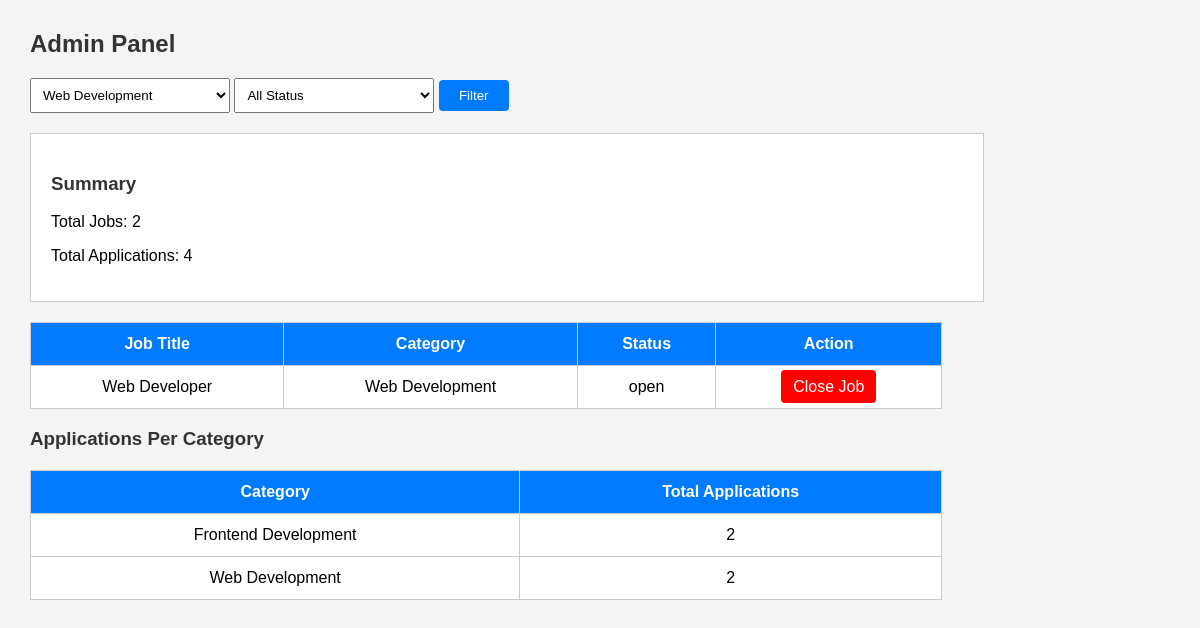
The app's page /views/adminPanel.php?category=Web Development with its own data.
### tables this page shows
CREATE TABLE `jobs` (
  `id` int(11) NOT NULL,
  `employer_id` int(11) DEFAULT NULL,
  `title` varchar(100) DEFAULT NULL,
  `category` varchar(100) DEFAULT NULL,
  `status` varchar(50) DEFAULT 'open'
);

### models/AdminPanelModel.php (called while the page is built, shortened)
<?php
require_once 'db.php';
function getAllJobsAdmin($category = '', $status = '')
{
    global $conn;
    if ($category !== '' && $status !== '') {
        $stmt = mysqli_prepare($conn, "SELECT * FROM jobs WHERE category = ? AND status = ?");
        mysqli_stmt_bind_param($stmt, "ss", $category, $status);
    } elseif ($category !== '') {
        $stmt = mysqli_prepare($conn, "SELECT * FROM jobs WHERE category = ?");
        mysqli_stmt_bind_param($stmt, "s", $category);
    } elseif ($status !== '') {
        $stmt = mysqli_prepare($conn, "SELECT * FROM jobs WHERE status = ?");
        mysqli_stmt_bind_param($stmt, "s", $status);
    } else {
        $stmt = mysqli_prepare($conn, "SELECT * FROM jobs");
    }
    mysqli_stmt_execute($stmt);
    $result = mysqli_stmt_get_result($stmt);
    return $result;
}
function getTotalJobs()
{
    global $conn;
    $stmt = mysqli_prepare($conn, "SELECT COUNT(*) as total FROM jobs");
    mysqli_stmt_execute($stmt);
    $result = mysqli_stmt_get_result($stmt);
    $row = mysqli_fetch_assoc($result);
    return $row['total'];
}
function getTotalApplications()
{
    global $conn;
    $stmt = mysqli_prepare($conn, "SELECT COUNT(*) as total FROM applications");
    mysqli_stmt_execute($stmt);
    $result = mysqli_stmt_get_result($stmt);
    $row = mysqli_fetch_assoc($result);
    return $row['total'];
}
function getApplicationsPerCategory()
{
    global $conn;
    $query = "SELECT jobs.category,
                     COUNT(applications.id) as total
              FROM jobs
              LEFT JOIN applications
              ON jobs.id = applications.job_id
              GROUP BY jobs.category";
    $stmt = mysqli_prepare($conn, $query);
    mysqli_stmt_execute($stmt);
    $result = mysqli_stmt_get_result($stmt);
    return $result;
}
?>

### views/adminPanel.php (the view, shortened to what this page needs)
<?php
require_once '../models/AdminPanelModel.php';
$categoryFilter = '';
$statusFilter = '';
if(isset($_GET['category']))
{
    $categoryFilter = $_GET['category'];
}
$jobs = getAllJobsAdmin($categoryFilter, $statusFilter);
$totalJobs = getTotalJobs();
$totalApplications = getTotalApplications();
$categoryData = getApplicationsPerCategory();
?>
<!DOCTYPE html>
<html>
<head>
</head>
<body>
    <h2>Admin Panel</h2>
    <div class="filter-box">
        <form method="GET">
            <select name="category">
                <option value="Web Development"
                    <?php if($categoryFilter == 'Web Development') echo 'selected'; ?>>
                    Web Development
                </option>
            </select>
            <select name="status">
                <option value=""
                    <?php if($statusFilter == '') echo 'selected'; ?>>
                    All Status
                </option>
            </select>
            <button type="submit" name="filter">
                Filter
            </button>
        </form>
    </div>
    <div class="summary-box">
        <h3>Summary</h3>
        <p>
            Total Jobs:
            <?php echo $totalJobs; ?>
        </p>
        <p>
            Total Applications:
            <?php echo $totalApplications; ?>
        </p>
    </div>
    <table>
        <tr>
            <th>Job Title</th>
            <th>Category</th>
            <th>Status</th>
            <th>Action</th>
        </tr>
        <?php while($row = mysqli_fetch_assoc($jobs)) { ?>
            <tr>
                <td>
                    <?php echo $row['title']; ?>
                </td>
                <td>
                    <?php echo $row['category']; ?>
                </td>
                <td>
                    <?php echo $row['status']; ?>
                </td>
                <td>
                    <a class="btn"
                    href="../controllers/closeJob.php?id=<?php echo $row['id']; ?>">
                        Close Job
                    </a>
                </td>
            </tr>
        <?php } ?>
    </table>
    <h3>Applications Per Category</h3>
    <table>
        <tr>
            <th>Category</th>
            <th>Total Applications</th>
        </tr>
        <?php while($category = mysqli_fetch_assoc($categoryData)) { ?>
            <tr>
                <td>
                    <?php echo $category['category']; ?>
                </td>
                <td>
                    <?php echo $category['total']; ?>
                </td>
            </tr>
        <?php } ?>
    </table>
</body>
</html>

### views/adminPanel.php (style rules this page uses)
body { font-family: Arial, sans-serif; background-color: #f4f4f4; margin: 30px; }
h2 { color: #333; }
h3 { color: #333; }
table { border-collapse: collapse; width: 80%; background-color: white; margin-top: 20px; }
th { background-color: #007bff; color: white; }
th, td { border: 1px solid #ccc; padding: 12px; text-align: center; }
.summary-box { width: 80%; background-color: white; padding: 20px; border: 1px solid #ccc; margin-bottom: 20px; }
.btn { background-color: red; color: white; padding: 8px 12px; text-decoration: none; border-radius: 4px; }
.filter-box { margin-bottom: 20px; }
select { padding: 8px; width: 200px; }
button { padding: 8px 20px; background-color: #007bff; color: white; border: none; border-radius: 4px; cursor: pointer; }

### records on screen
jobs: title "Web Developer", category "Web Development", status "open"

### other values on screen
$totalJobs "2"
$totalApplications "4"
$category['category'] "Frontend Development"
$category['total'] "2"
$category['category'] "Web Development"
